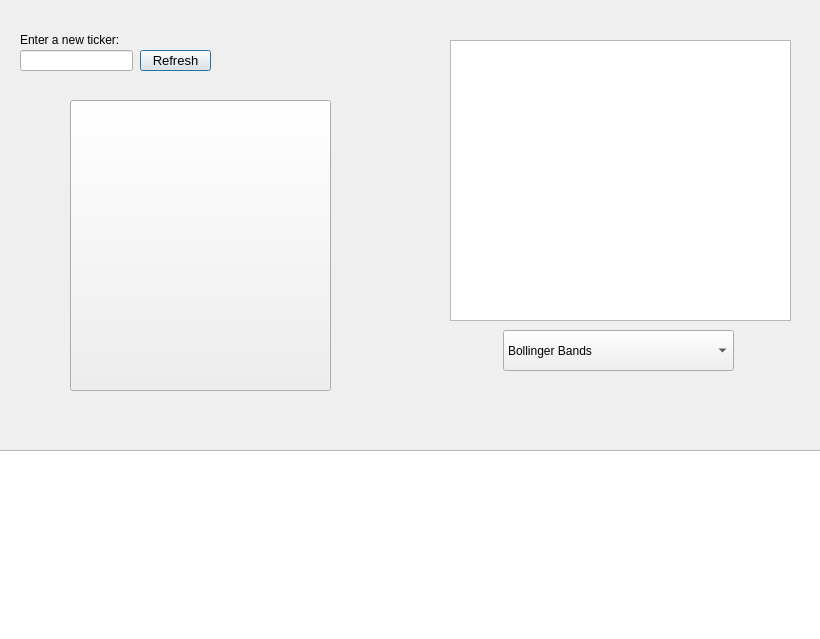
<?xml version="1.0" encoding="UTF-8"?>
<ui version="4.0">
 <class>Dialog</class>
 <widget class="QDialog" name="Dialog">
  <property name="geometry">
   <rect>
    <x>0</x>
    <y>0</y>
    <width>820</width>
    <height>639</height>
   </rect>
  </property>
  <property name="windowTitle">
   <string>Dialog</string>
  </property>
  <widget class="QGraphicsView" name="Graphic">
   <property name="geometry">
    <rect>
     <x>450</x>
     <y>40</y>
     <width>341</width>
     <height>281</height>
    </rect>
   </property>
  </widget>
  <widget class="QLineEdit" name="TickerSearch">
   <property name="geometry">
    <rect>
     <x>20</x>
     <y>50</y>
     <width>113</width>
     <height>21</height>
    </rect>
   </property>
  </widget>
  <widget class="QTableView" name="Table">
   <property name="geometry">
    <rect>
     <x>-5</x>
     <y>450</y>
     <width>831</width>
     <height>192</height>
    </rect>
   </property>
  </widget>
  <widget class="QPushButton" name="NewTicker">
   <property name="geometry">
    <rect>
     <x>140</x>
     <y>50</y>
     <width>71</width>
     <height>21</height>
    </rect>
   </property>
   <property name="font">
    <font>
     <pointsize>10</pointsize>
    </font>
   </property>
   <property name="text">
    <string>Refresh</string>
   </property>
  </widget>
  <widget class="QLabel" name="Stock">
   <property name="geometry">
    <rect>
     <x>10</x>
     <y>390</y>
     <width>301</width>
     <height>61</height>
    </rect>
   </property>
   <property name="font">
    <font>
     <pointsize>15</pointsize>
    </font>
   </property>
   <property name="text">
    <string/>
   </property>
  </widget>
  <widget class="QLabel" name="TickerLabel">
   <property name="geometry">
    <rect>
     <x>20</x>
     <y>30</y>
     <width>181</width>
     <height>20</height>
    </rect>
   </property>
   <property name="text">
    <string>Enter a new ticker:</string>
   </property>
  </widget>
  <widget class="QLabel" name="GraphLabel">
   <property name="geometry">
    <rect>
     <x>450</x>
     <y>5</y>
     <width>191</width>
     <height>31</height>
    </rect>
   </property>
   <property name="text">
    <string/>
   </property>
  </widget>
  <widget class="QPushButton" name="CompanyLogo">
   <property name="geometry">
    <rect>
     <x>70</x>
     <y>100</y>
     <width>261</width>
     <height>291</height>
    </rect>
   </property>
   <property name="text">
    <string/>
   </property>
  </widget>
  <widget class="QComboBox" name="GraphicCombos">
   <property name="geometry">
    <rect>
     <x>503</x>
     <y>330</y>
     <width>231</width>
     <height>41</height>
    </rect>
   </property>
   <item>
    <property name="text">
     <string>Bollinger Bands</string>
    </property>
   </item>
   <item>
    <property name="text">
     <string>Moving Averages</string>
    </property>
   </item>
   <item>
    <property name="text">
     <string>LinReg</string>
    </property>
   </item>
   <item>
    <property name="text">
     <string>RSI</string>
    </property>
   </item>
   <item>
    <property name="text">
     <string>MACD</string>
    </property>
   </item>
  </widget>
 </widget>
 <resources/>
 <connections/>
</ui>
